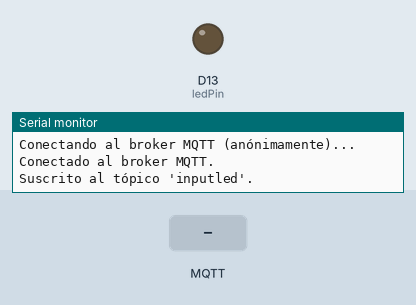
Recording of a sketch running on a simulated Arduino Nano 33 IoT. On the bench: output pins drawn as LEDs (lit = HIGH), the last lines printed to the serial monitor. Inputs (shaded band) come from the test bench. WiFi joins after 1.5 s; servers stay silent unless stated; no MQTT or app messages arrive unless stated.

Above: at 2.7 s.
2.8 s: MQTT message "ON" arrives on the first subscribed topic
At 3.2 s:
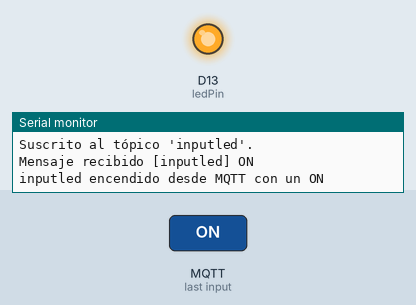
6.5 s: MQTT message "OFF" arrives on the first subscribed topic
At 7.2 s:
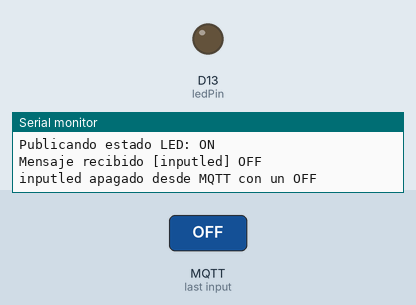
Timing chart, 0 to 9.5 s (numbered marks = the images above; inputs shaded):
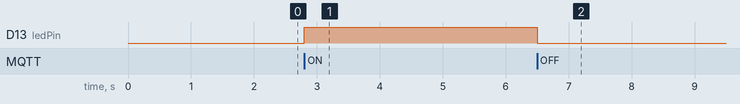

The sketch:

mqtt-nano.ino
```cpp
#include <WiFiNINA.h>         // Biblioteca para el manejo del WiFi
#include <PubSubClient.h>     // Biblioteca para manejar MQTT

// Variables para la conexión WiFi
const char* ssid = ".............";       // Cambia esto por el nombre de tu red WiFi (SSID)
const char* password = "T.........."; // Cambia esto por la contraseña de tu red WiFi

// Configuración del broker MQTT
const char* mqttServer = "............."; // Cambia esto por la IP del broker MQTT
const int mqttPort = 1883;            // Puerto del broker MQTT (por defecto es 1883)
// const char* mqttUser = "usuario";     // Ya no se necesita para conexión anónima
// const char* mqttPassword = "password"; // Ya no se necesita para conexión anónima

// Variables para la conexión WiFi y MQTT
WiFiClient wifiClient;
PubSubClient mqttClient(wifiClient);

// Configuración del LED BUILTIN
const int ledPin = LED_BUILTIN; // Pin del LED incorporado

// Función de callback para manejar mensajes MQTT entrantes
void callback(char* topic, byte* payload, unsigned int length) {
  // Convierte el payload en un string
  String message = "";
  for (int i = 0; i < length; i++) {
    message += (char)payload[i];
  }
  Serial.print("Mensaje recibido ["); // Añadido para depuración
  Serial.print(topic);
  Serial.print("] ");
  Serial.println(message);


  // Verifica si el mensaje es para controlar el LED_BUILTIN
  if (String(topic) == "inputled") {
    if (message == "ON") {
      digitalWrite(ledPin, HIGH);  // Enciende el LED
      Serial.println("inputled encendido desde MQTT con un ON");
    } else if (message == "OFF") {
      digitalWrite(ledPin, LOW);   // Apaga el LED
      Serial.println("inputled apagado desde MQTT con un OFF");
    }
  }
}

// ----------- FUNCIÓN MODIFICADA -----------
// Función para conectarse al broker MQTT (sin usuario/contraseña) y suscribirse al tópico `inputled`
void connectMQTT() {
  while (!mqttClient.connected()) {
    Serial.println("Conectando al broker MQTT (anónimamente)...");

    // Intenta conectar solo con el ClientID.
    // Asegúrate de que "ArduinoNano33" sea único para este cliente en el broker.
    // Esto funcionará si el broker permite conexiones anónimas.
    if (mqttClient.connect("ArduinoNano33")) { // <--- SOLO SE PASA EL clientID
      Serial.println("Conectado al broker MQTT.");

      // Suscribirse al tópico `inputled` después de conectar exitosamente
      if (mqttClient.subscribe("inputled")) {
        Serial.println("Suscrito al tópico 'inputled'.");
      } else {
        Serial.println("Error al suscribirse al tópico 'inputled'.");
      }
    } else {
      Serial.print("Error de conexión MQTT, rc="); // rc = return code
      Serial.print(mqttClient.state()); // Imprime el código de error de PubSubClient
      Serial.println(" Intentando de nuevo en 2 segundos...");
      // Espera 2 segundos antes de reintentar
      delay(2000);
    }
  }
}
// ----------- FIN DE LA FUNCIÓN MODIFICADA -----------


// Función de configuración
void setup() {
  // Inicia la comunicación serial
  Serial.begin(9600);
  // while (!Serial); // Puedes descomentar esto si necesitas esperar a que se abra el monitor serial

  // Configura el LED BUILTIN como salida
  pinMode(ledPin, OUTPUT);
  digitalWrite(ledPin, LOW); // Asegurarse que el LED empieza apagado

  // Conexión a WiFi
  Serial.print("Conectando a la red WiFi: ");
  Serial.println(ssid);
  WiFi.begin(ssid, password);
  while (WiFi.status() != WL_CONNECTED) {
    delay(1000);
    Serial.print(".");
  }
  Serial.println("\nConectado a la red WiFi.");
  Serial.print("Dirección IP: ");
  Serial.println(WiFi.localIP());

  // Configura el cliente MQTT y la función de callback
  mqttClient.setServer(mqttServer, mqttPort);
  mqttClient.setCallback(callback); // Asigna la función de callback para manejar mensajes

  // El primer intento de conexión se hace aquí
  // connectMQTT(); // Se llamará desde el loop si no está conectado
}

// Función principal de ejecución
void loop() {
  // Mantiene la conexión MQTT activa e intenta reconectar si es necesario
  if (!mqttClient.connected()) {
    connectMQTT();
  }
  mqttClient.loop(); // Es crucial llamar a loop() para procesar MQTT

  // --- Lógica de publicación movida a un temporizador para no bloquear ---
  // (Opcional pero recomendado) En lugar de un delay grande,
  // usa millis() para publicar periódicamente sin detener otras tareas.
  static unsigned long lastPublishTime = 0;
  const long publishInterval = 5000; // Publicar cada 5 segundos (5000 ms)

  if (millis() - lastPublishTime >= publishInterval) {
    lastPublishTime = millis(); // Actualiza el tiempo de la última publicación

    // Lee el estado del LED_BUILTIN y lo envía por MQTT
    int ledState = digitalRead(ledPin);
    if (ledState == HIGH) {
      Serial.println("Publicando estado LED: ON");
      mqttClient.publish("LED_BUILTIN", "ON"); // Publica "ON" si el LED está encendido
    } else {
      Serial.println("Publicando estado LED: OFF");
      mqttClient.publish("LED_BUILTIN", "OFF"); // Publica "OFF" si el LED está apagado
    }
  }
  // Ya no se necesita el delay(5000); aquí si usas millis()
}
```

Measured:
- after the input at 2.8 s, D13 (ledPin): LOW → HIGH at once
- after the input at 6.5 s, D13 (ledPin): HIGH → LOW at once
